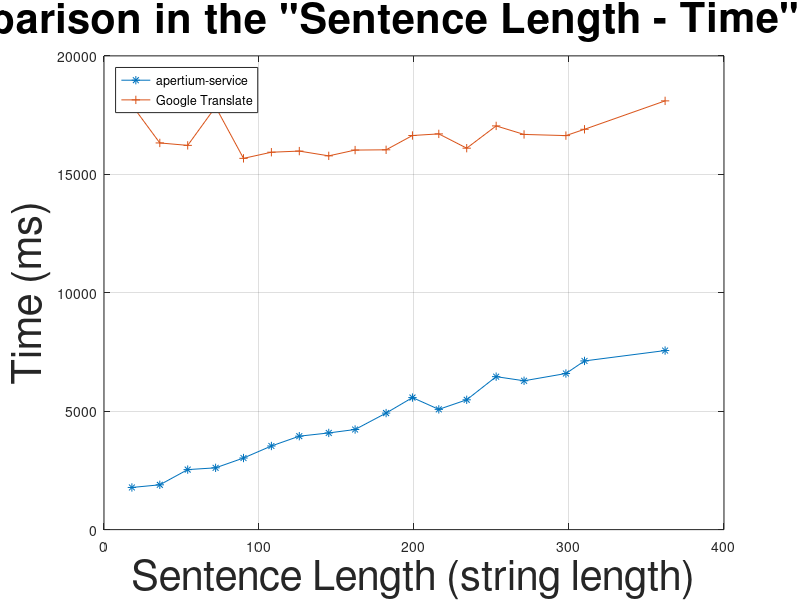

Write MATLAB code to recreate this figure. (Note: this script raises an error after producing the figure.)
len = [18, 36, 54, 72, 90, 108, 126, 145, 162, 182, 199, 216, 234, 253, 271, 298, 310, 362];
msa = [1780, 1892, 2534, 2609, 3023, 3531, 3945, 4082, 4227, 4920, 5575, 5077, 5481, 6458, 6284, 6591, 7122, 7560];
msg = [17921, 16325, 16222, 17848, 15674, 15933, 15981, 15780, 16024, 16035, 16639, 16707, 16104, 17044, 16684, 16635, 16901, 18101];

threads = [18, 36, 54, 72, 90, 108, 126, 145, 162, 182, 199, 216, 234, 253, 271, 298, 310, 362];
msat = [7416, 3914, 2844, 2802, 3574, 4697, 5178, 5198];
msgt = [16495, 8257, 6001, 4516, 3724, 2817, 2411, 2085];


plot(len, msa, "-*;apertium-service;", 
	len, msg, "-+;Google Translate;");

title ('Comparison in the "Sentence Length - Time" space', "fontsize", 30);
xlabel ("Sentence Length (string length)", "fontsize", 30);
ylabel ("Time (ms)", "fontsize", 30);
legend ("location", "northwest");
legend ("boxon");
grid ("on");

print lentime.png -dpng -mono -solid -F:30;

replot;

plot(threads, msat, "-*;apertium-service;",
	threads, msgt, "-+;Google Translate;");

title ('Comparison in the "Concurrent Requests - Time" space', "fontsize", 30);
xlabel ("Concurrent Requests (num)", "fontsize", 30);
ylabel ("Time (ms)", "fontsize", 30);
legend ("location", "northwest");
legend ("boxon");
grid ("on");

print threadstime.png -dpng -mono -solid -F:30;

replot;
